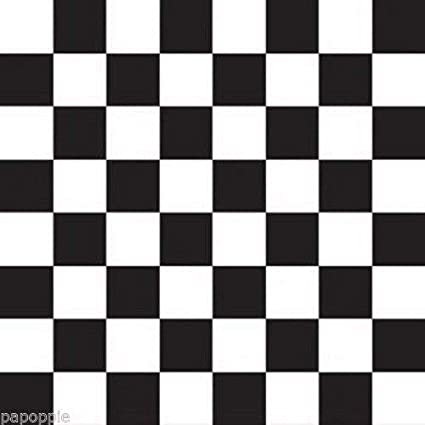
#> input picture 1-basic_filters/data/checkerbox.jpg, 425 x 425 px
$ python main_matplotlib.py
#> lines starting #> are read from the running program, lines starting #| are printed output that depends on the picture
### 1-basic_filters/img_preprocess.py
import numpy as np


# convert RGB to grayscale
# 1. average method : get the mean of 3 channels

def grayscale_avg(img):
    '''
    :param img: input image
    :return: grayscaled image
    '''

    height = img.shape[0]
    width = img.shape[1]

    grayscale_avg = np.empty((height,width),dtype=np.float64) # empty array to store grayscaled pixels

    for y in range(height): # treversing through each row
        for x in range(width): # traversing through each pixel in the row
            pixel = np.average(img[y,x]) # taking the average value of each channel value gray=(R+G+B)/3
            grayscale_avg[y,x] = pixel # put averaged grayscaled value to the initiated np array

    return grayscale_avg;

# 1. weighted method : get the weighted averages of 3 channels

# [24 lines left out: function grayscale_weighted, not called in this run]

### 1-basic_filters/gaussian_filter.py
import numpy as np
from img_preprocess import grayscale_avg

def gaussian_filter(img):
    '''
    Detects vertical edges of an image
    :param img: input image
    :return: edge detected image
    '''
    height = img.shape[0]
    width = img.shape[1]

    gaussian_filter_1x3 = (1/4)*np.array([[1, 2, 1]])

    gaussian_filter_3x3 = np.transpose(gaussian_filter_1x3) * gaussian_filter_1x3

    gaussian_res = np.empty((height, width),dtype=np.float64)

    #convolution operation
    for y in range(height):
        for x in range(width):
            if (x + 3 < width and y + 3 < height):
                gaussian_res[y, x] = np.sum(img[y:y + 3, x:x + 3] * gaussian_filter_3x3)

    return gaussian_res

### 1-basic_filters/sobel_filter.py
import numpy as np

#applies 3x3 horizontal sobel filter for the input image
def sobel_filter_horizontal(img):
    '''
    Detects vertical edges of an image
    :param img: input image
    :return: edge detected image
    '''
    height = img.shape[0]
    width = img.shape[1]

    gaussian_filter = np.array([[1, 2, 1]])
    deravative_filter = np.array([[1, 0, -1]])

    sobel_filter = np.transpose(gaussian_filter) * deravative_filter

    sobel_res = np.empty((height, width),dtype=np.float64)

    # convolution operation
    for y in range(height):
        for x in range(width):
            if (x + 3 < width and y + 3 < height):
                sobel_res[y, x] = np.average(img[y:y + 3, x:x + 3] * sobel_filter)

    return sobel_res


# applies 3x3 vertical sobel filter for the input image
def sobel_filter_vertical(img):
    '''
    Detects horizontal edges of an image
    :param img:input image
    :return: edge detected image
    '''
    height = img.shape[0]
    width = img.shape[1]

    gaussian_filter = np.array([[1, 2, 1]])
    deravative_filter = np.array([[1, 0, -1]])

    sobel_filter = np.transpose(deravative_filter) * gaussian_filter

    sobel_res = np.empty((height, width),dtype=np.float64)

    # convolution operation
    for y in range(height):
        for x in range(width):
            if (x + 3 < width and y + 3 < height):
                sobel_res[y, x] = np.average(img[y:y + 3, x:x + 3] * sobel_filter)

    return sobel_res

# computes edges using vertical and horizontal sobel filters
def sobel_filter(img):
    '''
    Detects edges of an image
    :param img: input image
    :return: edge detected image
    '''
    height = img.shape[0]
    width = img.shape[1]

    sobel_res = np.empty((height, width),dtype=np.float64)

    sobel_y = sobel_filter_horizontal(img)
    sobel_x = sobel_filter_vertical(img)

    # convolution operation
    for y in range(height):
        for x in range(width):
                sobel_res[y,x] = np.sqrt(np.power(sobel_y[y,x],2)+np.power(sobel_x[y,x],2))

    return sobel_res

### 1-basic_filters/laplacian_of_gaussian_filter.py
import numpy as np

#applies 3x3 log filter for the input image
def log_filter(img):
    '''
    Detects vertical edges of an image
    :param img: input image
    :return: edge detected image
    '''
    height = img.shape[0]
    width = img.shape[1]

    gaussian_filter = np.array([[1, 2, 1]])
    laplace_filter = np.array([[1,-2,1]])

    log_filter_horizontal = np.transpose(gaussian_filter) * laplace_filter # 3x3 horizontal filter
    log_filter_vertical = np.transpose(laplace_filter) * gaussian_filter # 3x3 vertical filter

    log_res = np.empty((height, width), dtype=np.float64)

    # convolution operation
    for y in range(height):
        for x in range(width):
            if (x + 3 < width and y + 3 < height):
                log_res_horizontal = np.average(img[y:y + 3, x:x + 3] * log_filter_horizontal)
                log_res_vertical = np.average(img[y:y + 3, x:x + 3] * log_filter_vertical)
                log_res[y,x] = np.sqrt(np.power(log_res_horizontal,2)+np.power(log_res_vertical,2))

    return log_res

### 1-basic_filters/main_matplotlib.py
import matplotlib.image as mpimg
import matplotlib.pyplot as plt
from img_preprocess import grayscale_avg
from img_preprocess import grayscale_weighted
from sobel_filter import sobel_filter_horizontal
from sobel_filter import  sobel_filter_vertical
from sobel_filter import sobel_filter
from gaussian_filter import gaussian_filter
from laplacian_of_gaussian_filter import log_filter

# read the RGB images
img = mpimg.imread('data/checkerbox.jpg') # converts the input image to np.array of 3 dimensions (height, width, 3) where 3 stands for RGB channels
#> img is the input picture: shape (425, 425, 3); mean R, G, B 142.9, 140.9, 141.6

plt.figure()
imgplot0 = plt.imshow(img) #display original image

img_gray = grayscale_avg(img) # converts the input image to gayscale using average method

plt.figure()
imgplot1 = plt.imshow(img_gray, cmap="gray") #display grayscaled image

plt.figure()
imgplot2 = plt.imshow(gaussian_filter(img_gray), cmap="gray") #apply gaussian filter to smooth the image
#> after the loop in gaussian_filter, `for y in range(height):`:
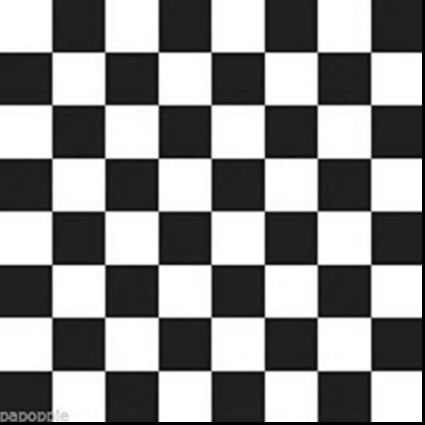
#> gaussian_res: shape (425, 425) float64; min 0, max 255, mean 139.8

plt.figure()
imgplot3 = plt.imshow(sobel_filter_vertical(img_gray), cmap="gray") #apply vertical sobel filter to detect horizontal edges
#> after the loop in sobel_filter_vertical, `for y in range(height):`:
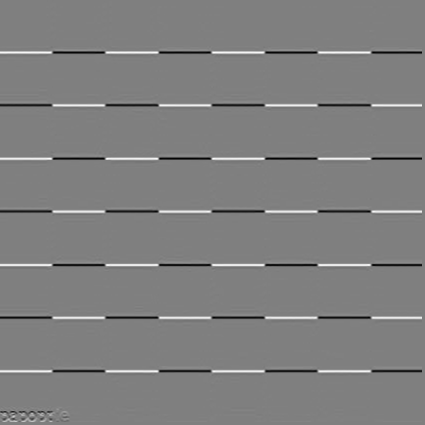
#> sobel_res: shape (425, 425) float64; min -112.2, max 111.4, mean 0; drawn with min black and max white

plt.figure()
imgplot4 = plt.imshow(sobel_filter_horizontal(img_gray), cmap="gray") #apply horizontal sobel filter to detect verticle edges
#> after the loop in sobel_filter_horizontal, `for y in range(height):`:
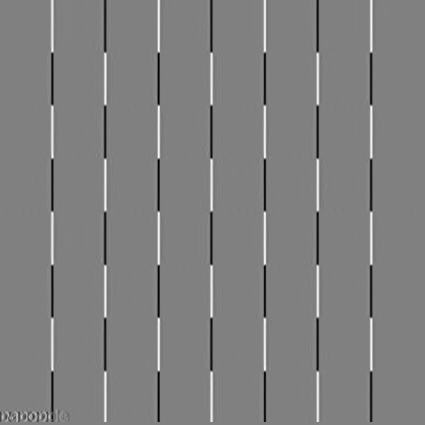
#> sobel_res: shape (425, 425) float64; min -111.7, max 109.6, mean 0; drawn with min black and max white

plt.figure()
imgplot5 = plt.imshow(sobel_filter(img_gray), cmap="gray") #detect edges in the image using both verticle and horizontal sobel filters
#> after the loop in sobel_filter, `for y in range(height):`:
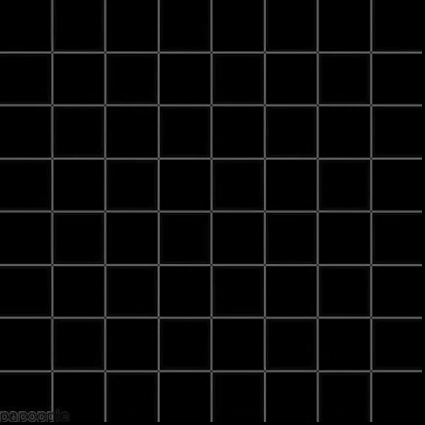
#> sobel_res: shape (425, 425) float64; min 0, max 112.2, mean 7.7

plt.figure()
imgplot6 = plt.imshow(log_filter(img_gray), cmap="gray") #detect edges in the image using both verticle and horizontal sobel filters
#> after the loop in log_filter, `for y in range(height):`:
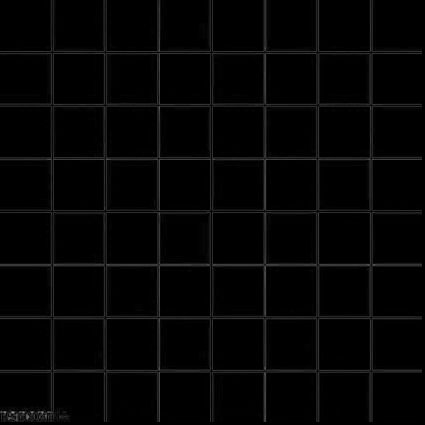
#> log_res: shape (425, 425) float64; min 0, max 146, mean 4.6

plt.show()
